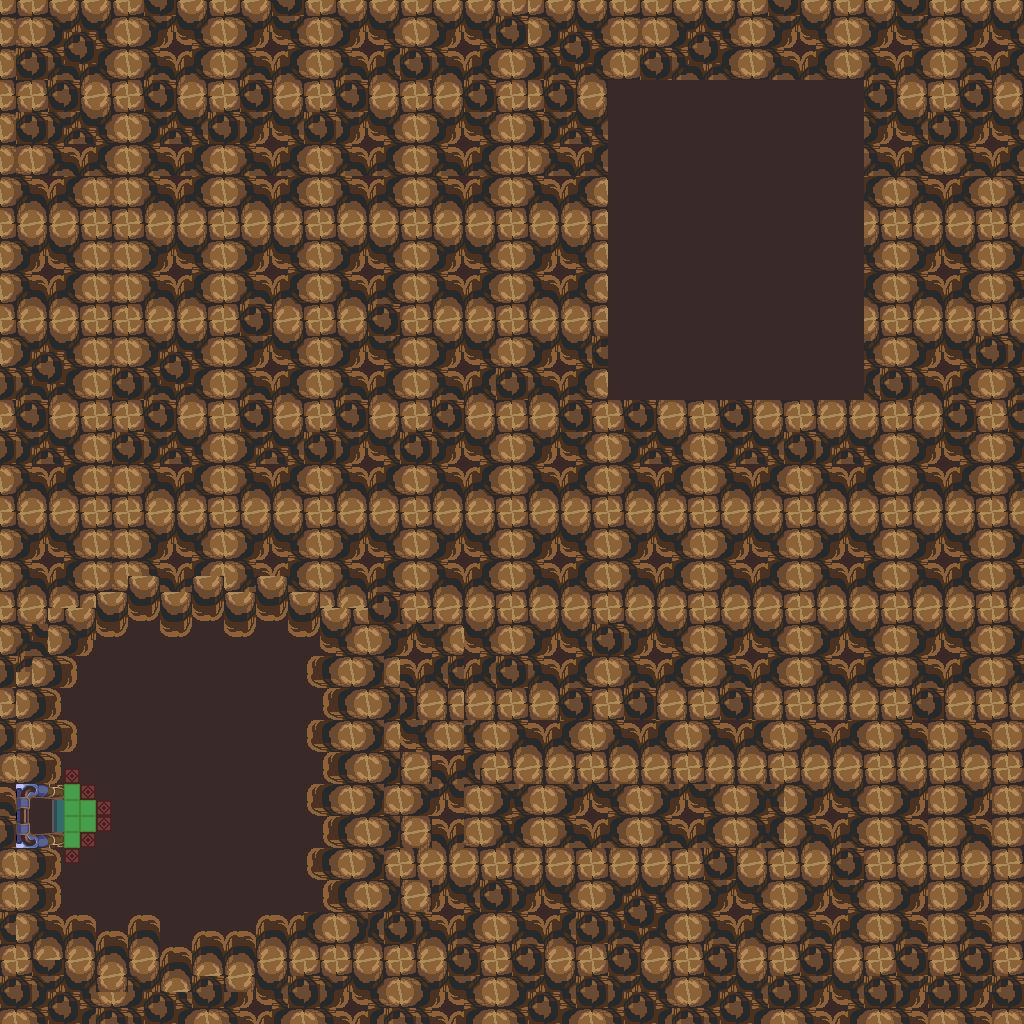

This game map was drawn from its Tiled (.tmx) file and the tilesets committed beside it. A one-line description and the trimmed map source follow:
An orthogonal 64x64 tile map with 16x16 px tiles, 1 tile layer (base), 1 hidden layer not drawn.

<map version="1.10" tiledversion="1.12.1" orientation="orthogonal" renderorder="right-down" width="64" height="64" tilewidth="16" tileheight="16" infinite="0" nextlayerid="3" nextobjectid="1">
 <tileset firstgid="1" source="../classiciphone_pics4.tsx" />
 <layer id="1" name="base" width="64" height="64">
  <data>[4096 cells, 4096 non-empty, 40 distinct tile ids]</data>
 </layer>
 <layer id="2" name="collision" width="64" height="64" visible="0">
  <properties><property name="collision" value="true" /></properties>
  <data>[4096 cells, 3498 non-empty, 1 distinct tile ids]</data>
 </layer>
</map>
